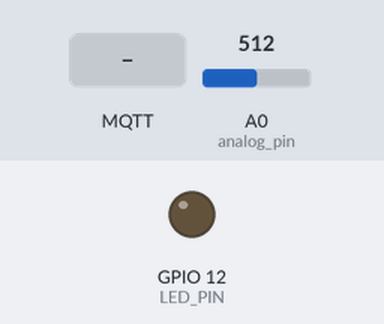
A sketch run on a simulated ESP8266 (NodeMCU). Shown: output pins drawn as LEDs (lit = HIGH). The test bench sets the inputs (shaded band); at power-on: A0 (analog_pin) = 512. WiFi joins after 1.5 s; servers stay silent unless stated; no MQTT or app messages arrive unless stated; what the sketch prints to the serial monitor is not drawn.

Above: at 2.7 s.
2.8 s: MQTT message "0" arrives on the first subscribed topic
At 7.3 s:
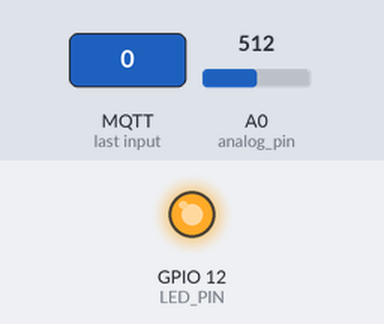
7.5 s: MQTT message "1" arrives on the first subscribed topic
At 8.6 s:
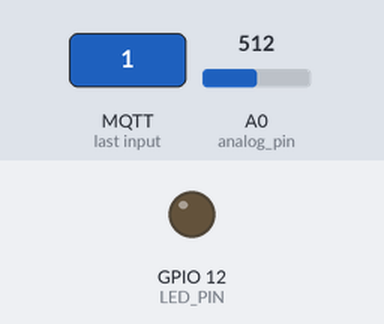
9.0 s: MQTT message "2" arrives on the first subscribed topic
At 9.8 s:
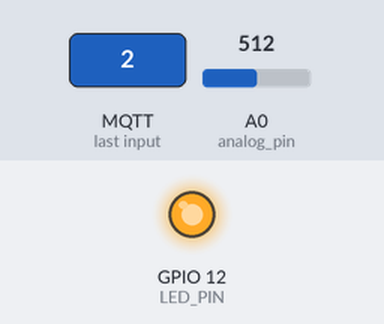
Timing chart, 0 to 12.0 s (numbered marks = the images above; inputs shaded):
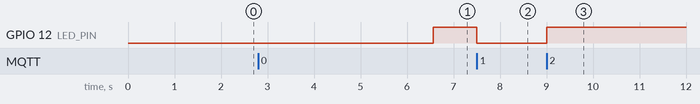

The sketch:

watsonIot_led_potentia_meter_working.ino
```cpp
/* Basic ESP8266 MQTT example

 This sketch demonstrates the capabilities of the pubsub library in combination
 with the ESP8266 board/library.

 It connects to an MQTT server then:
  - publishes "hello world" to the topic "outTopic" every two seconds
  - subscribes to the topic "inTopic", printing out any messages
    it receives. NB - it assumes the received payloads are strings not binary
  - If the first character of the topic "inTopic" is an 1, switch ON the ESP Led,
    else switch it off

 It will reconnect to the server if the connection is lost using a blocking
 reconnect function. See the 'mqtt_reconnect_nonblocking' example for how to
 achieve the same result without blocking the main loop.

 To install the ESP8266 board, (using Arduino 1.6.4+):
  - Add the following 3rd party board manager under "File -> Preferences -> Additional Boards Manager URLs":
       http://arduino.esp8266.com/stable/package_esp8266com_index.json
  - Open the "Tools -> Board -> Board Manager" and click install for the ESP8266"
  - Select your ESP8266 in "Tools -> Board"

*/

#include <ESP8266WiFi.h>
#include <PubSubClient.h>
#define LED_PIN 12       //physical pin D6
#define analog_pin A0
#define ORG "0vyvdl"
#define DEVICE_TYPE "ESP8266"
#define DEVICE_ID "esp_8266"
#define TOKEN "esp_8266_arduino"
//-------- Customise the above values --------

// Update these with values suitable for your network.

const char* ssid = "abhi.sreeJ7";
const char* password = "abhilash";
const char* mqtt_server = ORG".messaging.internetofthings.ibmcloud.com";

char topic[] = "iot-2/evt/status/fmt/string";
char authMethod[] = "use-token-auth";
char token[] = TOKEN;
char clientId[] = "d:" ORG ":" DEVICE_TYPE ":" DEVICE_ID;

WiFiClient espClient;
PubSubClient client(espClient);
long lastMsg = 0;
char msg[50];
int data = 0;
//int value = 0;

void setup() {
  pinMode(LED_PIN, OUTPUT);     // Initialize the BUILTIN_LED pin as an output
  Serial.begin(115200);
  setup_wifi();
  client.setServer(mqtt_server, 1883);
  client.setCallback(callback);
}

void setup_wifi() {

  delay(10);
  // We start by connecting to a WiFi network
  Serial.println();
  Serial.print("Connecting to ");
  Serial.println(ssid);

  WiFi.begin(ssid, password);

  while (WiFi.status() != WL_CONNECTED) {
    delay(500);
    Serial.print(".");
  }

  Serial.println("");
  Serial.println("WiFi connected");
  Serial.println("IP address: ");
  Serial.println(WiFi.localIP());
}

void callback(char* topic, byte* payload, unsigned int length) {
  Serial.print("Message arrived [");
  Serial.print(topic);
  Serial.print("] ");
  for (int i = 0; i < length; i++) {
    Serial.print((char)payload[i]);
  }
  Serial.println();

  // Switch on the LED if an 1 was received as first character
  if ((char)payload[0] == '1') {
    digitalWrite(LED_PIN, LOW);   // Turn the LED on (Note that LOW is the voltage level
    // but actually the LED is on; this is because
    // it is acive low on the ESP-01)
  } else {
    digitalWrite(LED_PIN, HIGH);  // Turn the LED off by making the voltage HIGH
  }

}

void reconnect() {
  // Loop until we're reconnected
  while (!client.connected()) {
    Serial.print("Attempting MQTT connection...");
    // Attempt to connect
    if (client.connect(clientId, authMethod, token)) {
      Serial.println("connected");
      // Once connected, publish an announcement...
      client.publish("iot-2/evt/status/fmt/string", "welcome to abhi.sree IoT Solutions");
          delay (5000);// ... and resubscribe
      client.subscribe("iot-2/cmd/blink/fmt/string");
    } else {
      Serial.print("failed, rc=");
      Serial.print(client.state());
      Serial.println(" try again in 5 seconds");
      // Wait 5 seconds before retrying
      delay(500);
    }
  }
}
void loop() {

  if (!client.connected()) {
    reconnect();
  }
  client.loop();

  long now = millis();
  if (now - lastMsg > 1000) {
    lastMsg = now;
    data = analogRead(analog_pin);// put your main code here, to run repeatedly:
Serial.println(data);
Serial.print("\t");
  //  ++value;
    snprintf (msg, 75, "%ld", data);
    Serial.print("Publish Potentia meter Readings: ");
    Serial.println(msg);
    client.publish("iot-2/evt/status/fmt/string", msg);
  }
}
```

Measured:
- after the input at 2.8 s, GPIO 12 (LED_PIN): LOW → HIGH after 3.8 s
- after the input at 7.5 s, GPIO 12 (LED_PIN): HIGH → LOW at once
- after the input at 9.0 s, GPIO 12 (LED_PIN): LOW → HIGH at once
